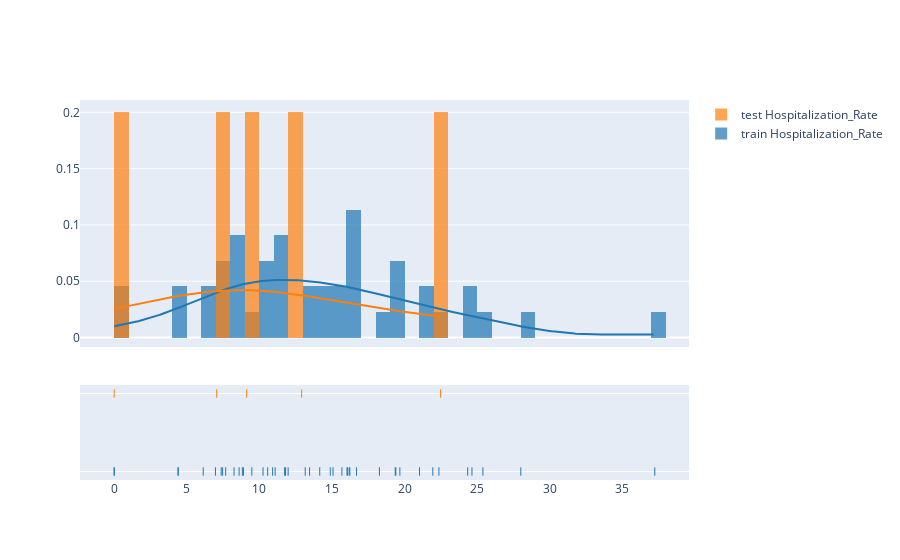

Notebook source saved alongside this figure:
### Code cell
#centered = result.set_index('Province_State')
#centered = (centered - np.mean(centered))/np.std(centered)

from sklearn.model_selection import train_test_split 
tr, te = train_test_split(result, test_size=0.1, random_state=83)

ff.create_distplot([tr['Hospitalization_Rate'], te['Hospitalization_Rate']], ['train Hospitalization_Rate', 'test Hospitalization_Rate'])

### Figure 1 — Plotly figure (JSON) as saved in the notebook; plotly's stock layout.template omitted (floating-point values rounded to 4 significant figures; data arrays with more than 128 entries replaced by an {"elided": "..."} marker saying what was removed)
{"data": [{"autobinx": false, "histnorm": "probability density", "legendgroup": "train Hospitalization_Rate", "marker": {"color": "rgb(31, 119, 180)"}, "name": "train Hospitalization_Rate", "opacity": 0.7, "type": "histogram", "x": [11.98, 6.131, 9.479, 8.902, 21.95, 24.64, 14.88, 16.06, 10.25, 14.16, 4.399, 0, 11.74, 25.4, 16.69, 8.826, 11.8, 7.37, 13.46, 0, 19.36, 8.605, 24.35, 7.68, 11.09, 28.01, 18.27, 16.18, 37.24, 19.68, 21.03, 6.974, 7.468, 19.4, 15.07, 8.255, 16.04, 10.57, 16.23, 13.16, 4.41, 10.91, 15.68, 22.37], "xaxis": "x", "xbins": {"end": 37.24, "size": 1, "start": 0}, "yaxis": "y"}, {"autobinx": false, "histnorm": "probability density", "legendgroup": "test Hospitalization_Rate", "marker": {"color": "rgb(255, 127, 14)"}, "name": "test Hospitalization_Rate", "opacity": 0.7, "type": "histogram", "x": [0, 7.063, 9.124, 12.91, 22.48], "xaxis": "x", "xbins": {"end": 22.48, "size": 1, "start": 0}, "yaxis": "y"}, {"legendgroup": "train Hospitalization_Rate", "marker": {"color": "rgb(31, 119, 180)"}, "mode": "lines", "name": "train Hospitalization_Rate", "showlegend": false, "type": "scatter", "x": {"elided": "500 float values"}, "xaxis": "x", "y": {"elided": "500 float values"}, "yaxis": "y"}, {"legendgroup": "test Hospitalization_Rate", "marker": {"color": "rgb(255, 127, 14)"}, "mode": "lines", "name": "test Hospitalization_Rate", "showlegend": false, "type": "scatter", "x": {"elided": "500 float values"}, "xaxis": "x", "y": {"elided": "500 float values"}, "yaxis": "y"}, {"legendgroup": "train Hospitalization_Rate", "marker": {"color": "rgb(31, 119, 180)", "symbol": "line-ns-open"}, "mode": "markers", "name": "train Hospitalization_Rate", "showlegend": false, "type": "scatter", "x": [11.98, 6.131, 9.479, 8.902, 21.95, 24.64, 14.88, 16.06, 10.25, 14.16, 4.399, 0, 11.74, 25.4, 16.69, 8.826, 11.8, 7.37, 13.46, 0, 19.36, 8.605, 24.35, 7.68, 11.09, 28.01, 18.27, 16.18, 37.24, 19.68, 21.03, 6.974, 7.468, 19.4, 15.07, 8.255, 16.04, 10.57, 16.23, 13.16, 4.41, 10.91, 15.68, 22.37], "xaxis": "x", "y": ["train Hospitalization_Rate", "train Hospitalization_Rate", "train Hospitalization_Rate", "train Hospitalization_Rate", "train Hospitalization_Rate", "train Hospitalization_Rate", "train Hospitalization_Rate", "train Hospitalization_Rate", "train Hospitalization_Rate", "train Hospitalization_Rate", "train Hospitalization_Rate", "train Hospitalization_Rate", "train Hospitalization_Rate", "train Hospitalization_Rate", "train Hospitalization_Rate", "train Hospitalization_Rate", "train Hospitalization_Rate", "train Hospitalization_Rate", "train Hospitalization_Rate", "train Hospitalization_Rate", "train Hospitalization_Rate", "train Hospitalization_Rate", "train Hospitalization_Rate", "train Hospitalization_Rate", "train Hospitalization_Rate", "train Hospitalization_Rate", "train Hospitalization_Rate", "train Hospitalization_Rate", "train Hospitalization_Rate", "train Hospitalization_Rate", "train Hospitalization_Rate", "train Hospitalization_Rate", "train Hospitalization_Rate", "train Hospitalization_Rate", "train Hospitalization_Rate", "train Hospitalization_Rate", "train Hospitalization_Rate", "train Hospitalization_Rate", "train Hospitalization_Rate", "train Hospitalization_Rate", "train Hospitalization_Rate", "train Hospitalization_Rate", "train Hospitalization_Rate", "train Hospitalization_Rate"], "yaxis": "y2"}, {"legendgroup": "test Hospitalization_Rate", "marker": {"color": "rgb(255, 127, 14)", "symbol": "line-ns-open"}, "mode": "markers", "name": "test Hospitalization_Rate", "showlegend": false, "type": "scatter", "x": [0, 7.063, 9.124, 12.91, 22.48], "xaxis": "x", "y": ["test Hospitalization_Rate", "test Hospitalization_Rate", "test Hospitalization_Rate", "test Hospitalization_Rate", "test Hospitalization_Rate"], "yaxis": "y2"}], "layout": {"barmode": "overlay", "hovermode": "closest", "legend": {"traceorder": "reversed"}, "xaxis": {"anchor": "y2", "domain": [0, 1], "zeroline": false}, "yaxis": {"anchor": "free", "domain": [0.35, 1], "position": 0}, "yaxis2": {"anchor": "x", "domain": [0, 0.25], "dtick": 1, "showticklabels": false}}}
